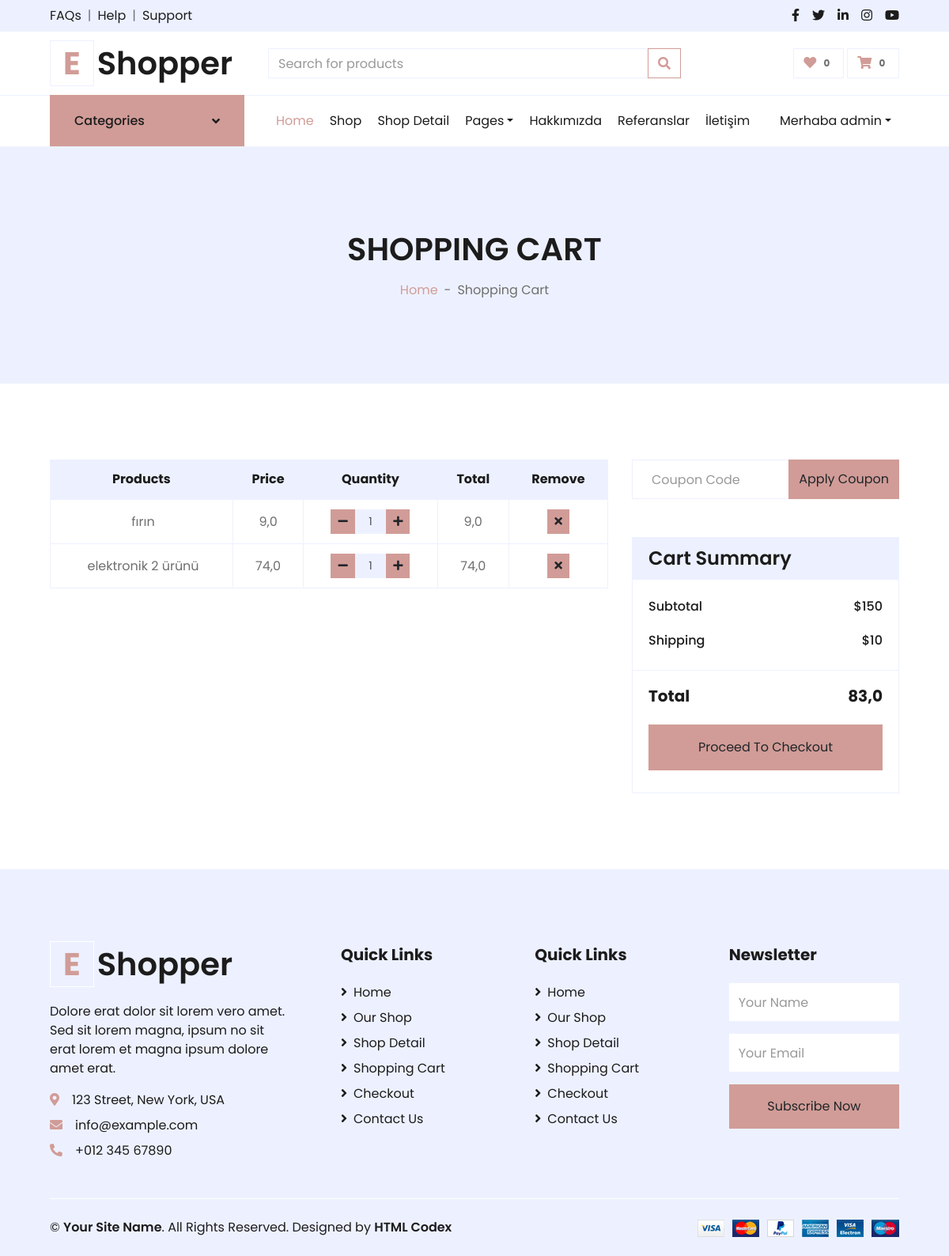
Before: /order/shopcart (signed in) with the older database file.
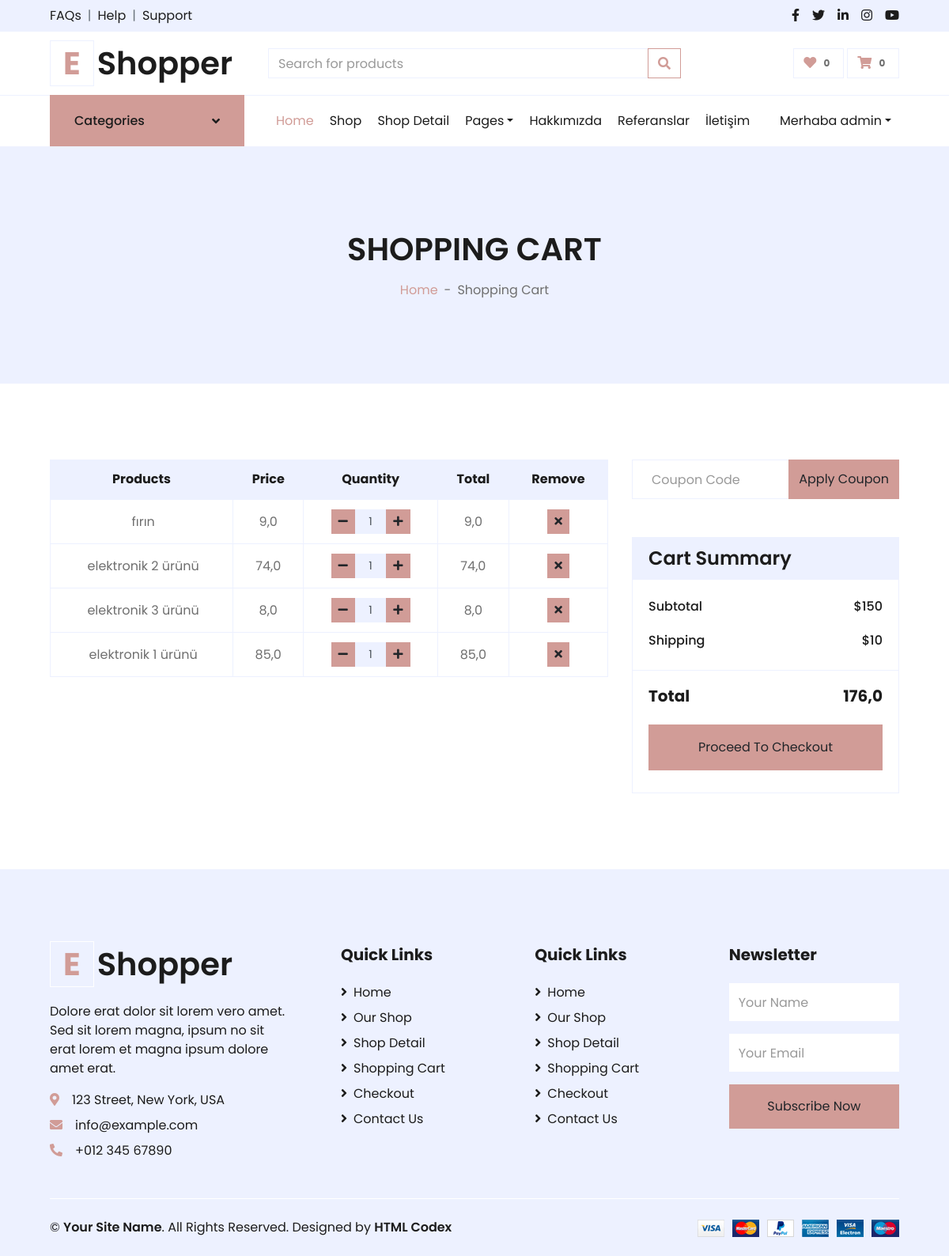
After: the same page with the newer database file.
### order/models.py (models this page shows)
class ShopCart(models.Model):
    user = models.ForeignKey(User, on_delete=models.SET_NULL, null=True)
    product = models.ForeignKey(Product, on_delete=models.SET_NULL, null=True)
    quantity = models.IntegerField()
    def __str__(self):
        return self.product.title
    @property
    def price(self):
        return (self.product.price)
    @property
    def amount(self):
        return (self.quantity * self.product.price)

### product/models.py (models this page shows, shortened)
class Product(models.Model):
    STATUS = (
        ('True', 'Evet'),
        ('False', 'Hayir'),
    )
    category = models.ForeignKey(Category, on_delete=models.CASCADE)  # manytoonerelationwithCategory
    title = models.CharField(max_length=150)
    keywords = models.CharField(blank=True, max_length=255)
    description = models.TextField(blank=True, max_length=255)
    image = models.ImageField(blank=True, upload_to='images/', default="images/default.jpg")
    price = models.FloatField()
    amount = models.IntegerField(default=0)
    detail=RichTextUploadingField()
    status = models.CharField(max_length=10, choices=STATUS, default='False')
    create_at = models.DateTimeField(auto_now_add=True)
    update_at = models.DateTimeField(auto_now=True)
    slug = models.SlugField(null=False, unique=True)
    user = models.ForeignKey(User, on_delete=models.CASCADE)
    reviewsCount = models.IntegerField(default=0)
    def image_tag(self):
        return mark_safe('<img src="{}" height="50"/>'.format(self.image.url))
    image_tag.short_description = 'Image'

### order/views.py (the view)
# urls.py: path("shopcart", views.shopcart, name="shopocart"),
def shopcart(request):
    current_user = request.user  # Access User Session information
    shopcart = ShopCart.objects.filter(user_id=current_user.id)
    total = 0
    for rs in shopcart:
        total += rs.product.price * rs.quantity
    context = {'shopcart': shopcart,
               'total': total,
               }
    return render(request, 'shopcart_products.html', context)

### home/context_processors.py (called while the page is built)
def setting(request):
    setting = Setting.objects.get(pk=1)
    if setting:
        return {'setting': setting}

### product/context_processors.py (called while the page is built)
def category(request):
    category = Category.objects.all()
    if category:
        return {'category': category}

### order/templates/shopcart_products.html (shortened to what the changed rows need)
{% extends 'homebase.html' %}
{% block body %}
    <div class="container-fluid bg-secondary mb-5">
        <div class="d-flex flex-column align-items-center justify-content-center" style="min-height: 300px">
            <h1 class="font-weight-semi-bold text-uppercase mb-3">Shopping Cart</h1>
        </div>
    </div>
    <div class="container-fluid pt-5">
        <div class="row px-xl-5">
            <div class="col-lg-8 table-responsive mb-5">
                <table class="table table-bordered text-center mb-0">
                    <thead class="bg-secondary text-dark">
                        <tr>
                            <th>Products</th>
                            <th>Price</th>
                            <th>Quantity</th>
                            <th>Total</th>
                            <th>Remove</th>
                        </tr>
                    </thead>
                    <tbody class="align-middle">
                    {%  for urun in shopcart %}
                        <tr>
                            <td class="align-middle"><img src="{{ urun.product.image.url}}" alt="" style="width: 50px;">
                                {{ urun}}</td>
                            <td class="align-middle">{{urun.price}}</td>
                            <td class="align-middle">
                                <div class="input-group quantity mx-auto" style="width: 100px;">
                                    <div class="input-group-btn">
                                        <button class="btn btn-sm btn-primary btn-minus" >
                                        <i class="fa fa-minus"></i>
                                        </button>
                                    </div>
                                    <input type="text" class="form-control form-control-sm bg-secondary text-center" value="{{ urun.quantity }}">
                                    <div class="input-group-btn">
                                        <button class="btn btn-sm btn-primary btn-plus">
                                            <i class="fa fa-plus"></i>
                                        </button>
                                    </div>
                                </div>
                            </td>
                            <td class="align-middle">{{urun.amount}}</td>
                            <td class="align-middle">
                              <a href="/order/deletefromcart/{{ urun.id }}"> <button class="btn btn-sm btn-primary"><i class="fa fa-times"></i></button></a>
                            </td>
                        </tr>
                    {% endfor %}
                    </tbody>
                </table>
            </div>
            <div class="col-lg-4">
                <div class="card border-secondary mb-5">
                    <div class="card-footer border-secondary bg-transparent">
                        <div class="d-flex justify-content-between mt-2">
                            <h5 class="font-weight-bold">Total</h5>
                            <h5 class="font-weight-bold">{{ total }}</h5>
                        </div>
                    </div>
                </div>
            </div>
        </div>
    </div>
{% endblock %}

Changed rows visible on the page:
added ShopCart: product.title "elektronik 3 ürünü", price "8,0", quantity "1", amount "8,0"
added ShopCart: product.title "elektronik 1 ürünü", price "85,0", quantity "1", amount "85,0"
Other visible differences:
{{ total }}: "83,0" → "176,0"
